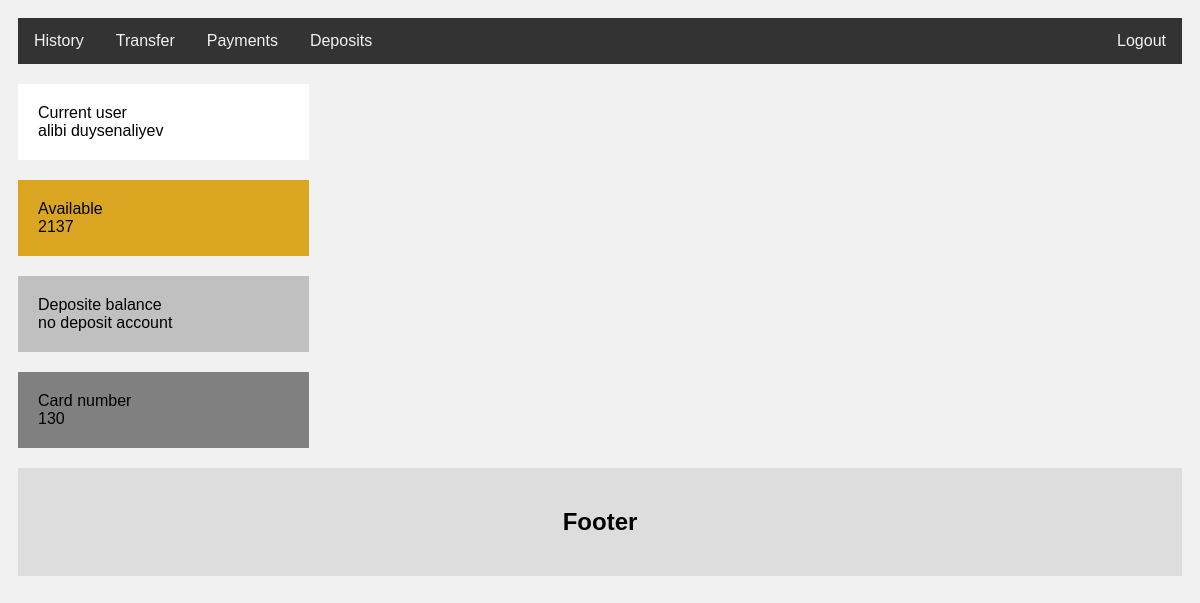
Page /mybank/ (signed in) on the earlier database version.
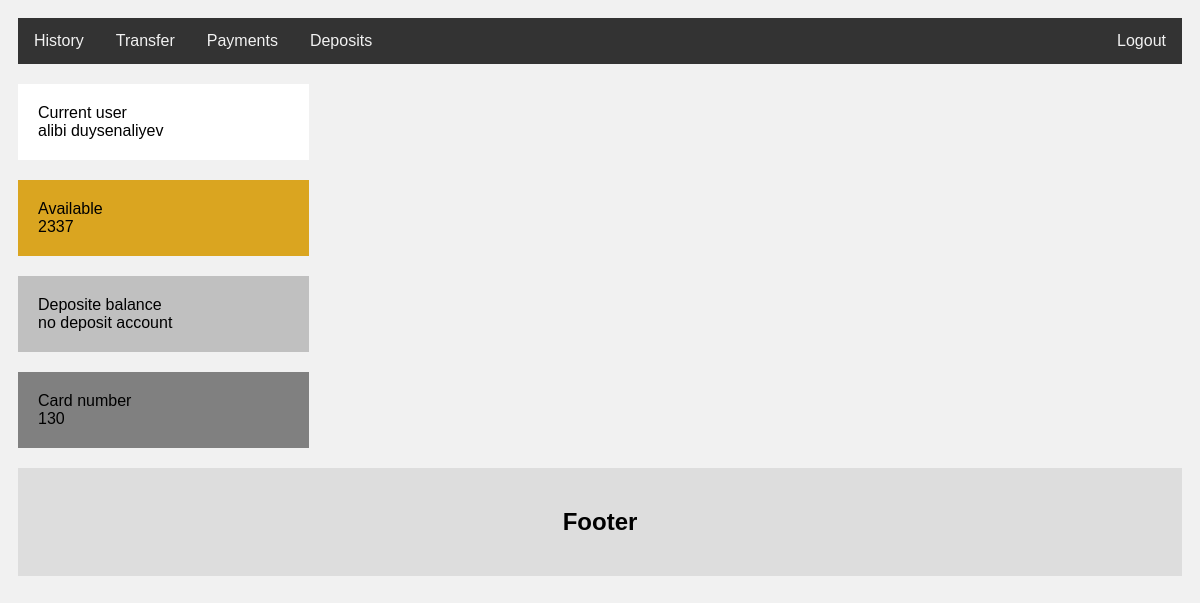
Same page on the later database version.
### main/models.py (models this page shows)
class Account(models.Model):
    customer = models.ForeignKey(Customer, on_delete=models.CASCADE)
    balance = models.IntegerField(default=0)
    number = models.IntegerField(default=0)

class Customer(models.Model):
    customer_login = models.CharField(max_length=25, default="")
    customer_password = models.CharField(max_length=25, default="")
    customer_name = models.CharField(max_length=25)
    customer_surname = models.CharField(max_length=25)

### main/views.py (the view)
# urls.py: path('mybank/', views.myBank, name='mybank'),
def myBank(request):
    if request.session.get("user_id") is not None:
        current_account_id = int(request.session.get("user_id"))
        account = Account.objects.get(id=current_account_id)
        deposit_customer = Customer.objects.get(id=current_account_id)
        deposit_objects = Deposits.objects.filter(customer=deposit_customer)
        if len(deposit_objects) == 0:
            deposit_info = "no deposit account"
        else:
            deposit = Deposits.objects.get(customer=deposit_customer)
            deposit_info = str(deposit.balance)
        return render(request, "mybank.html", {"account": account,"deposit_info": deposit_info})
    else:
        return redirect(reverse('main:index'))

### main/templates/mybank.html (shortened to what this page needs)
{% extends "base.html" %}
{% load static%}
{%block styles %}
    <link rel="stylesheet" type="text/css" href="{%static 'css/styles.css'%}">
{% endblock %}
{% block body %}
  <div class="topnav">
    <a href="/history" >History</a>
    <a href="/transfer">Transfer</a>
    <a href="/payments" >Payments</a>
    <a href="/deposits">Deposits</a>
    <a href="/logout" style="float:right">Logout</a>
    </div>
    {% block content %}
        <div class="row">
    <div class="leftblock">
        <div class="balance" style="background: white">
            <div>Current user</div>
            <div>{{ account.customer.customer_name }} {{ account.customer.customer_surname }}</div>
        </div>
        <div class="balance">
            <div>Available</div>
            <div>{{ account.balance }}</div>
        </div>
        <div class="balance" style="background-color: silver">
            <div>Deposite balance</div>
            <div>{{ deposit_info }}</div>
        </div>
        <div class="balance" style="background: grey">
            <div>Card number</div>
            <div>{{ account.number }}</div>
        </div>
        </div>
        </div>
        {% endblock %}
    {% block footer %}
        <div class="footer">
    <h2>Footer</h2>
</div>
        {% endblock %}
{% endblock %}

### main/templates/base.html (shortened to what this page needs)
{% load static %}
{% block links %}
    <head>
        <link rel="stylesheet" href="{%static 'css/index.css'%}" />
        {% block styles %}{% endblock %}
    </head>
{% endblock %}
{% block body%}
{% endblock %}

### main/static/css/styles.css (style rules this page uses)
* { box-sizing: border-box; }
.topnav { overflow: hidden; background-color: #333; }
.topnav a { float: left; display: block; color: #f2f2f2; text-align: center; padding: 14px 16px; text-decoration: none; }
.leftblock { float: left; width: 25%; }
.balance { background-color: goldenrod; padding: 20px; margin-top: 20px; }
.row:after { content: ""; display: table; clear: both; }
.footer { padding: 20px; text-align: center; background: #ddd; margin-top: 20px; }

Differences in the rows shown:
changed Account "alibi": balance "2137" → "2337"
